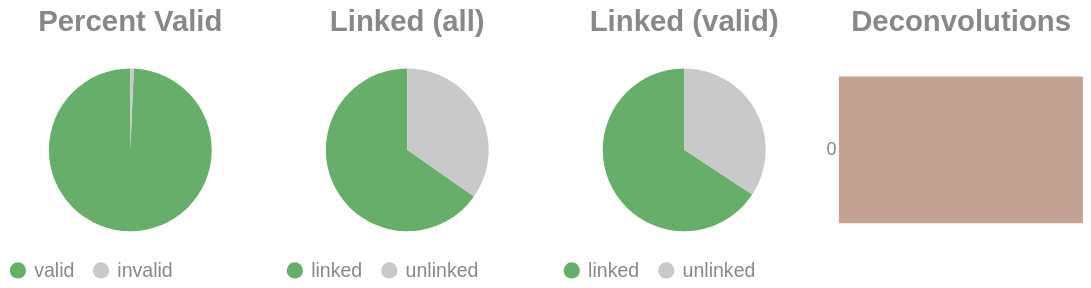

Notebook source saved alongside this figure:
### Code cell
if SKIPLR:
    pass
else:
    clash = Counter()
    for i in valids['molecule'].to_list():
        _mol = i.split("-")
        if len(_mol) == 1:
            clash.update('0')
        else:
            clash.update(_mol[-1])

    _d = {"deconvolutions": [], 'count': []}
    for k,v in clash.items():
        _d['deconvolutions'].append(k)
        _d['count'].append(v)

    tot_valid = valids['reads'].sum()
    mask = valids['reads'] >= 2
    n_linked_reads = valids.filter(mask)['reads'].sum()
    if n_linked_reads == 0:
        print_html("No linked molecules (>=2 reads) were detected; skipping linked-only distributions.")
        SKIPLR = True
    else:
        perc_valid = round(tot_valid / n_reads, 4)
        linked_perc_abs = round(n_linked_reads / n_reads, 4)
        linked_perc = round(n_linked_reads / tot_valid, 4)

    _valid = pl.DataFrame({"valids": ['valid', 'invalid'], "count": [tot_valid, n_reads - tot_valid]})
    _linked_abs = pl.DataFrame({"linked (absolute)": ['linked', 'unlinked'], "count": [n_linked_reads, n_reads - n_linked_reads]})
    _linked_rel = pl.DataFrame({"linked (valids)": ['linked', 'unlinked'], "count": [n_linked_reads, tot_valid - n_linked_reads]})

    (
        alt.hconcat(
            piechart(_valid, goodval = 'valid', title = "Percent Valid"),
            piechart(_linked_abs, goodval = "linked", title =  "Linked (all)"),
            piechart(_linked_rel, goodval = "linked", title =  "Linked (valid)"),
            convolutionbar(pl.DataFrame(_d), title = "Deconvolutions"),
            center = True,
            bounds = 'flush'
        )
        .resolve_scale(color='independent')
        .resolve_legend('independent')
        .properties(usermeta={'embedOptions': {"actions": False}})
    ).display()

### Figure 1 — Vega-Lite specification as saved in the notebook (floating-point values rounded to 4 significant figures)
{"width": "container", "height": 400, "config": {"title": {"anchor": "start", "dy": -15, "fontSize": 18, "color": "#888888", "subtitleColor": "#888888", "subtitleFontSize": 14}, "arc": {"fill": "#0072B2"}, "axis": {"domainColor": "#888888", "domainWidth": 0.5, "gridWidth": 0.2, "grid": false, "titleFontWeight": 400, "titleFontSize": 15, "labelFontSize": 11, "labelColor": "#888888", "tickColor": "#888888", "tickWidth": 0.2, "titleColor": "#888888"}, "axisBand": {"grid": false}, "axisX": {"grid": true, "tickSize": 10, "domainCap": "round"}, "axisY": {"domain": false, "grid": true, "tickSize": 0, "domainCap": "round"}, "background": "transparent", "header": {"labelFontSize": 15, "labelColor": "#888888", "titleFontSize": 15, "titleFontWeight": 600, "titleColor": "#888888"}, "legend": {"labelFont": "sans-serif", "labelFontSize": 12, "labelColor": "#888888", "symbolSize": 100, "symbolType": "circle", "titleFontSize": 12, "titlePadding": 10, "titleColor": "#888888", "title": null}, "range": {"category": ["#E69F00", "#56B4E9", "#009E73", "#F0E442", "#0072B2", "#D55E00", "#CC79A7", "#000000"], "diverging": ["#cfe8f3", "#a2d4ec", "#73bfe2", "#46abdb", "#1696d2", "#12719e"]}, "area": {"fill": "#0072B2", "fillOpacity": 0.7, "line": true, "strokeOpacity": 0.7}, "line": {"color": "#0072B2", "stroke": "#0072B2", "strokeWidth": 2}, "trail": {"color": "#0072B2", "stroke": "#0072B2", "strokeWidth": 0, "size": 1}, "point": {"filled": true, "fillOpacity": 1.0, "size": 95}, "text": {"color": "#888888", "fontSize": 11, "align": "right", "fontWeight": 400, "size": 11}, "bar": {"fill": "#0072B2", "stroke": null}, "view": {"stroke": null, "continuousWidth": 660, "continuousHeight": 400}}, "hconcat": [{"data": {"name": "data-b49b9011de7595209b1bf91b44624258"}, "mark": {"type": "arc"}, "encoding": {"color": {"field": "valids", "legend": {"orient": "bottom", "title": null}, "scale": {"domain": ["valid", "invalid"], "range": ["#68ae6b", "#C9C9C9"]}, "title": "Valids", "type": "nominal"}, "theta": {"field": "count", "type": "quantitative"}, "tooltip": [{"field": "valids", "title": "Valids", "type": "ordinal"}, {"field": "percent", "format": ".2%", "title": "Percent", "type": "quantitative"}, {"field": "count", "title": "Count", "type": "quantitative"}]}, "height": 100, "title": {"text": "Percent Valid", "align": "center", "anchor": "middle"}, "transform": [{"calculate": "datum.count / 12806651", "as": "percent"}], "width": 150}, {"data": {"name": "data-026fc804d05f31b6db9b5c06b2dccee8"}, "mark": {"type": "arc"}, "encoding": {"color": {"field": "linked (absolute)", "legend": {"orient": "bottom", "title": null}, "scale": {"domain": ["linked", "unlinked"], "range": ["#68ae6b", "#C9C9C9"]}, "title": "Linked (Absolute)", "type": "nominal"}, "theta": {"field": "count", "type": "quantitative"}, "tooltip": [{"field": "linked (absolute)", "title": "Linked (Absolute)", "type": "ordinal"}, {"field": "percent", "format": ".2%", "title": "Percent", "type": "quantitative"}, {"field": "count", "title": "Count", "type": "quantitative"}]}, "height": 100, "title": {"text": "Linked (all)", "align": "center", "anchor": "middle"}, "transform": [{"calculate": "datum.count / 12806651", "as": "percent"}], "width": 150}, {"data": {"name": "data-4f7b55f2201b8080cb91ede533a3149e"}, "mark": {"type": "arc"}, "encoding": {"color": {"field": "linked (valids)", "legend": {"orient": "bottom", "title": null}, "scale": {"domain": ["linked", "unlinked"], "range": ["#68ae6b", "#C9C9C9"]}, "title": "Linked (Valids)", "type": "nominal"}, "theta": {"field": "count", "type": "quantitative"}, "tooltip": [{"field": "linked (valids)", "title": "Linked (Valids)", "type": "ordinal"}, {"field": "percent", "format": ".2%", "title": "Percent", "type": "quantitative"}, {"field": "count", "title": "Count", "type": "quantitative"}]}, "height": 100, "title": {"text": "Linked (valid)", "align": "center", "anchor": "middle"}, "transform": [{"calculate": "datum.count / 12718321", "as": "percent"}], "width": 150}, {"data": {"name": "data-2f88d159f1c30992bd2735d3cf02cd8b"}, "mark": {"type": "bar"}, "encoding": {"color": {"field": "deconvolutions", "legend": null, "scale": {"scheme": "lightgreyred"}, "type": "nominal"}, "tooltip": [{"field": "deconvolutions", "title": "Deconvolutions", "type": "ordinal"}, {"field": "percent", "format": ".2%", "title": "Percent", "type": "quantitative"}, {"field": "count", "title": "Count", "type": "quantitative"}], "x": {"axis": null, "field": "count", "type": "quantitative"}, "y": {"field": "deconvolutions", "sort": "ascending", "title": null, "type": "nominal"}}, "height": 100, "title": {"text": "Deconvolutions", "align": "center", "anchor": "middle"}, "transform": [{"calculate": "datum.count / 6988846", "as": "percent"}], "width": 150}], "bounds": "flush", "center": true, "resolve": {"legend": {"angle": "independent"}, "scale": {"color": "independent"}}, "usermeta": {"embedOptions": {"actions": false}}, "$schema": "https://vega.github.io/schema/vega-lite/v6.1.0.json", "datasets": {"data-b49b9011de7595209b1bf91b44624258": [{"valids": "valid", "count": 12718321}, {"valids": "invalid", "count": 88330}], "data-026fc804d05f31b6db9b5c06b2dccee8": [{"linked (absolute)": "linked", "count": 8361489}, {"linked (absolute)": "unlinked", "count": 4445162}], "data-4f7b55f2201b8080cb91ede533a3149e": [{"linked (valids)": "linked", "count": 8361489}, {"linked (valids)": "unlinked", "count": 4356832}], "data-2f88d159f1c30992bd2735d3cf02cd8b": [{"deconvolutions": "0", "count": 6988846}]}}
